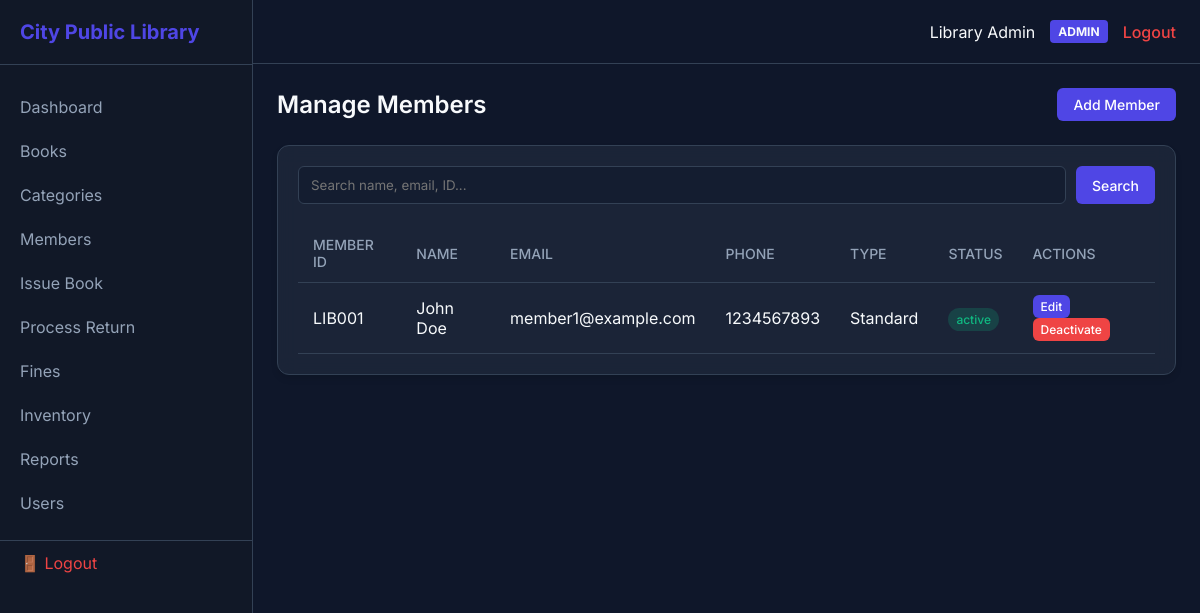
Page /admin/members/index.php (signed in) on the committed database.
### tables this page shows
CREATE TABLE `system_settings` (
  `id` int(11) NOT NULL AUTO_INCREMENT,
  `setting_key` varchar(100) NOT NULL,
  `setting_value` text DEFAULT NULL,
  `updated_at` timestamp NOT NULL DEFAULT current_timestamp() ON UPDATE current_timestamp(),
  PRIMARY KEY (`id`),
  UNIQUE KEY `setting_key` (`setting_key`)
);

CREATE TABLE `members` (
  `id` int(11) NOT NULL AUTO_INCREMENT,
  `user_id` int(11) NOT NULL,
  `member_id` varchar(20) NOT NULL,
  `membership_type` varchar(50) DEFAULT 'Standard',
  `join_date` date NOT NULL,
  `expiry_date` date NOT NULL,
  `status` enum('active','expired','suspended') NOT NULL DEFAULT 'active',
  PRIMARY KEY (`id`),
  UNIQUE KEY `member_id` (`member_id`),
  KEY `user_id` (`user_id`),
  CONSTRAINT `members_ibfk_1` FOREIGN KEY (`user_id`) REFERENCES `users` (`id`) ON DELETE CASCADE
);

CREATE TABLE `users` (
  `id` int(11) NOT NULL AUTO_INCREMENT,
  `username` varchar(50) NOT NULL,
  `email` varchar(100) DEFAULT NULL,
  `password` varchar(255) NOT NULL,
  `role` enum('superadmin','admin','staff','member') NOT NULL DEFAULT 'member',
  `full_name` varchar(100) NOT NULL,
  `phone` varchar(20) DEFAULT NULL,
  `address` text DEFAULT NULL,
  `profile_pic` varchar(255) DEFAULT NULL,
  `status` enum('active','inactive') NOT NULL DEFAULT 'active',
  `created_at` timestamp NOT NULL DEFAULT current_timestamp(),
  PRIMARY KEY (`id`),
  UNIQUE KEY `username` (`username`),
  UNIQUE KEY `email` (`email`)
);

### config/db.php (called while the page is built, shortened)
<?php
function getSiteName(PDO $pdo): string {
    static $name = null;
    if ($name === null) {
        try {
            $stmt = $pdo->prepare("SELECT setting_value FROM system_settings WHERE setting_key='library_name' LIMIT 1");
            $stmt->execute();
            $name = $stmt->fetchColumn() ?: 'City Public Library';
        } catch (Exception $e) {
            $name = 'City Public Library';
        }
    }
    return $name;
}

### admin/members/index.php (the view, shortened to what this page needs)
<?php
require_once '../../config/db.php';
require_once '../../includes/functions.php';
?>
<!DOCTYPE html>
<html lang="en">
<head>
</head>
<body>
    <div class="sidebar">
        <div class="sidebar-header"><?= getSiteName($pdo) ?></div>
        <div class="sidebar-nav">
            <a href="../dashboard.php" class="sidebar-link">Dashboard</a>
            <a href="../books/index.php" class="sidebar-link">Books</a>
            <a href="../categories/index.php" class="sidebar-link">Categories</a>
            <a href="../members/index.php" class="sidebar-link">Members</a>
            <a href="../issue/index.php" class="sidebar-link">Issue Book</a>
            <a href="../returns/index.php" class="sidebar-link">Process Return</a>
            <a href="../fines/index.php" class="sidebar-link">Fines</a>
            <a href="../inventory/index.php" class="sidebar-link">Inventory</a>
            <a href="../reports/index.php" class="sidebar-link">Reports</a>
            <a href="../users/index.php" class="sidebar-link">Users</a>
                    <a href="../../logout.php" class="sidebar-link" style="color: #ef4444; margin-top: 15px; border-top: 1px solid var(--border);"><i class="fas fa-sign-out-alt"></i> 🚪 Logout</a>
        </div>
    </div>
    <div class="main-wrapper">
        <div class="topbar">
            <div class="topbar-right">
                <span><?= htmlspecialchars($_SESSION["full_name"] ?? "Admin User") ?></span>
                <span class="role-badge"><?= htmlspecialchars($_SESSION["role"] ?? "Admin") ?></span>
                <a href="../../logout.php" class="btn-logout">Logout</a>
            </div>
        </div>
        <div class="content">
            <div class="page-header"><h1 class="page-title">Manage Members</h1><a href="add.php" class="btn btn-primary">Add Member</a></div>
            <div class="card">
                <form class="search-bar" method="GET">
                    <input type="text" name="q" class="form-control" placeholder="Search name, email, ID..." value="<?=htmlspecialchars($_GET['q']??'')?>">
                    <button type="submit" class="btn btn-primary">Search</button>
                </form>
                <table>
                    <thead><tr><th>Member ID</th><th>Name</th><th>Email</th><th>Phone</th><th>Type</th><th>Status</th><th>Actions</th></tr></thead>
                    <tbody>
                        <?php
                        try {
                            $q = $_GET['q'] ?? '';
                            $stmt = $pdo->prepare("
                                SELECT m.id, m.member_id, m.membership_type, m.status,
                                       u.full_name, u.email, u.phone
                                FROM members m
                                JOIN users u ON m.user_id = u.id
                                WHERE (u.full_name LIKE :q OR u.email LIKE :q OR m.member_id LIKE :q)
                                ORDER BY m.member_id ASC
                            ");
                            $stmt->execute(['q' => "%$q%"]);
                            while ($row = $stmt->fetch()) {
                                $badge = $row['status'] === 'active' ? 'badge-success' : 'badge-danger';
                                echo "<tr>
                                    <td>".htmlspecialchars($row['member_id'])."</td>
                                    <td>".htmlspecialchars($row['full_name'])."</td>
                                    <td>".htmlspecialchars($row['email'])."</td>
                                    <td>".htmlspecialchars($row['phone'] ?? '')."</td>
                                    <td>".htmlspecialchars($row['membership_type'])."</td>
                                    <td><span class='badge {$badge}'>{$row['status']}</span></td>
                                    <td>
                                        <a href='edit.php?id={$row['id']}' class='btn btn-sm btn-primary'>Edit</a>
                                        <a href='delete.php?id={$row['id']}' class='btn btn-sm btn-danger' onclick=\"return confirm('Deactivate this member?')\">Deactivate</a>
                                    </td>
                                </tr>";
                            }
                        } catch (Exception $e) {
                            error_log($e->getMessage());
                            echo '<tr><td colspan="7" style="color:#f87171">Error loading members.</td></tr>';
                        }
                        ?>
                    </tbody>
                </table>
            </div>
        </div>
    </div>
</body>
</html>

### admin/members/index.php (style rules this page uses)
:root { --bg: #0f172a; --sidebar: #111827; --card-bg: rgba(30, 41, 59, 0.8); --primary: #4f46e5; --primary-hover: #4338ca; --accent: #f59e0b; --success: #10b981; --danger: #ef4444; --text-main: #f8fafc; --text-muted: #94a3b8; --border: #334155; }
* { margin: 0; padding: 0; box-sizing: border-box; font-family: 'Inter', sans-serif; }
body { background-color: var(--bg); color: var(--text-main); display: flex; height: 100vh; overflow: hidden; }
.sidebar { width: 260px; background-color: var(--sidebar); height: 100vh; display: flex; flex-direction: column; border-right: 1px solid var(--border); }
.sidebar-header { padding: 20px; font-size: 1.25rem; font-weight: bold; color: var(--primary); border-bottom: 1px solid var(--border); }
.sidebar-nav { padding: 20px 0; flex-grow: 1; overflow-y: auto; }
.sidebar-link { display: block; padding: 12px 20px; color: var(--text-muted); text-decoration: none; transition: 0.3s; }
.main-wrapper { flex-grow: 1; display: flex; flex-direction: column; height: 100vh; overflow: hidden; }
.topbar { height: 64px; background-color: var(--bg); border-bottom: 1px solid var(--border); display: flex; justify-content: space-between; align-items: center; padding: 0 24px; }
.topbar-right { display: flex; align-items: center; gap: 15px; }
.role-badge { background: var(--primary); padding: 4px 8px; border-radius: 4px; font-size: 0.75rem; font-weight: bold; text-transform: uppercase; }
.btn-logout { color: var(--danger); text-decoration: none; font-weight: 500; }
.content { flex-grow: 1; padding: 24px; overflow-y: auto; }
.page-header { display: flex; justify-content: space-between; align-items: center; margin-bottom: 24px; }
.page-title { font-size: 1.5rem; font-weight: 600; }
.card { background: var(--card-bg); border: 1px solid var(--border); border-radius: 12px; padding: 20px; backdrop-filter: blur(10px); margin-bottom: 24px; box-shadow: 0 4px 6px rgba(0,0,0,0.1); }
table { width: 100%; border-collapse: collapse; }
th, td { padding: 12px 15px; text-align: left; border-bottom: 1px solid var(--border); }
th { color: var(--text-muted); font-weight: 500; font-size: 0.875rem; text-transform: uppercase; }
.btn { display: inline-block; padding: 8px 16px; border-radius: 6px; text-decoration: none; font-weight: 500; cursor: pointer; border: none; font-size: 0.875rem; transition: 0.2s; }
.btn-primary { background-color: var(--primary); color: white; }
.btn-danger { background-color: var(--danger); color: white; }
.btn-sm { padding: 4px 8px; font-size: 0.75rem; }
.badge { padding: 4px 8px; border-radius: 20px; font-size: 0.75rem; font-weight: 500; }
.badge-success { background: rgba(16, 185, 129, 0.2); color: var(--success); }
.form-control { width: 100%; padding: 10px 12px; background: rgba(15, 23, 42, 0.5); border: 1px solid var(--border); border-radius: 6px; color: var(--text-main); transition: 0.3s; }
.search-bar { display: flex; gap: 10px; margin-bottom: 20px; }

### rows in the picture
system_settings: setting_value "City Public Library"
members: member "LIB001", user.full_name "John Doe", user.email "member1@example.com", user.phone "1234567893", membership_type "Standard", status "active"

### other values in the picture
$_SESSION["full_name"] "Library Admin"
$_SESSION["role"] "ADMIN"
